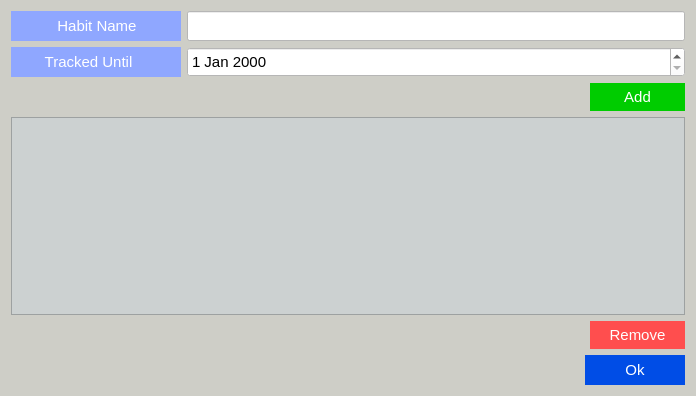
<?xml version="1.0" encoding="UTF-8"?>
<ui version="4.0">
 <class>Habit</class>
 <widget class="QDialog" name="Habit">
  <property name="geometry">
   <rect>
    <x>0</x>
    <y>0</y>
    <width>696</width>
    <height>396</height>
   </rect>
  </property>
  <property name="windowTitle">
   <string>Dialog</string>
  </property>
  <property name="styleSheet">
   <string notr="true">background-color:rgb(206, 206, 199);</string>
  </property>
  <layout class="QVBoxLayout" name="verticalLayout">
   <item>
    <layout class="QFormLayout" name="formLayout_2">
     <item row="0" column="0">
      <widget class="QLabel" name="label_3">
       <property name="minimumSize">
        <size>
         <width>170</width>
         <height>25</height>
        </size>
       </property>
       <property name="styleSheet">
        <string notr="true">color : white;
border-width: 5px;
border-style: solid;
border-color : rgb(143, 167, 255);
background-color : rgb(143, 167, 255);
font-size : 15px;</string>
       </property>
       <property name="text">
        <string>         Habit Name   </string>
       </property>
      </widget>
     </item>
     <item row="0" column="1">
      <widget class="QLineEdit" name="lineEdit">
       <property name="minimumSize">
        <size>
         <width>35</width>
         <height>30</height>
        </size>
       </property>
       <property name="styleSheet">
        <string notr="true">background-color : white;
font-size : 15px;</string>
       </property>
      </widget>
     </item>
     <item row="1" column="0">
      <widget class="QLabel" name="label_2">
       <property name="minimumSize">
        <size>
         <width>170</width>
         <height>25</height>
        </size>
       </property>
       <property name="styleSheet">
        <string notr="true">color : white;
border-width: 5px;
border-style: solid;
border-color : rgb(143, 167, 255);
background-color : rgb(143, 167, 255);
font-size : 15px;</string>
       </property>
       <property name="text">
        <string>      Tracked Until</string>
       </property>
      </widget>
     </item>
     <item row="1" column="1">
      <widget class="QDateEdit" name="dateEdit">
       <property name="minimumSize">
        <size>
         <width>35</width>
         <height>30</height>
        </size>
       </property>
       <property name="styleSheet">
        <string notr="true">background-color : white;
font-size : 15px;</string>
       </property>
      </widget>
     </item>
    </layout>
   </item>
   <item>
    <layout class="QHBoxLayout" name="horizontalLayout">
     <item>
      <spacer name="horizontalSpacer_2">
       <property name="orientation">
        <enum>Qt::Horizontal</enum>
       </property>
       <property name="sizeHint" stdset="0">
        <size>
         <width>40</width>
         <height>20</height>
        </size>
       </property>
      </spacer>
     </item>
     <item>
      <widget class="QPushButton" name="pushButton_3">
       <property name="minimumSize">
        <size>
         <width>95</width>
         <height>25</height>
        </size>
       </property>
       <property name="styleSheet">
        <string notr="true">color : white;
border-width: 5px;
border-style: solid;
border-color : #00cc00;
background-color : #00cc00;
font-size : 15px;</string>
       </property>
       <property name="text">
        <string>Add</string>
       </property>
      </widget>
     </item>
    </layout>
   </item>
   <item>
    <widget class="QTableView" name="tableView">
     <property name="styleSheet">
      <string notr="true">background-color : #CCD1D1;
border-raduis : 30px;</string>
     </property>
    </widget>
   </item>
   <item>
    <layout class="QHBoxLayout" name="horizontalLayout_3">
     <item>
      <spacer name="horizontalSpacer_3">
       <property name="orientation">
        <enum>Qt::Horizontal</enum>
       </property>
       <property name="sizeHint" stdset="0">
        <size>
         <width>40</width>
         <height>20</height>
        </size>
       </property>
      </spacer>
     </item>
     <item>
      <widget class="QPushButton" name="pushButton_4">
       <property name="minimumSize">
        <size>
         <width>95</width>
         <height>25</height>
        </size>
       </property>
       <property name="styleSheet">
        <string notr="true">color : white;
border-width: 5px;
border-style: solid;
border-color : rgb(255, 78, 78);
background-color : rgb(255, 78, 78);
font-size : 15px;</string>
       </property>
       <property name="text">
        <string>Remove</string>
       </property>
      </widget>
     </item>
    </layout>
   </item>
   <item>
    <layout class="QHBoxLayout" name="horizontalLayout_2">
     <item>
      <spacer name="horizontalSpacer">
       <property name="orientation">
        <enum>Qt::Horizontal</enum>
       </property>
       <property name="sizeHint" stdset="0">
        <size>
         <width>40</width>
         <height>20</height>
        </size>
       </property>
      </spacer>
     </item>
     <item>
      <widget class="QPushButton" name="pushButton_2">
       <property name="minimumSize">
        <size>
         <width>100</width>
         <height>30</height>
        </size>
       </property>
       <property name="styleSheet">
        <string notr="true">color : white;
border-width: 5px;
border-style: solid;
border-color : #004de6;
background-color : #004de6;
font-size : 15px;</string>
       </property>
       <property name="text">
        <string>Ok</string>
       </property>
      </widget>
     </item>
    </layout>
   </item>
  </layout>
 </widget>
 <resources/>
 <connections>
  <connection>
   <sender>pushButton_2</sender>
   <signal>clicked()</signal>
   <receiver>Habit</receiver>
   <slot>close()</slot>
   <hints>
    <hint type="sourcelabel">
     <x>652</x>
     <y>179</y>
    </hint>
    <hint type="destinationlabel">
     <x>689</x>
     <y>153</y>
    </hint>
   </hints>
  </connection>
 </connections>
</ui>
